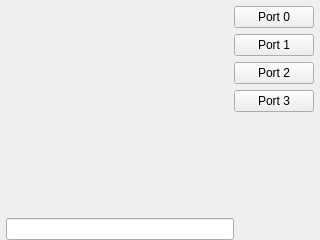
<?xml version="1.0" encoding="UTF-8"?>
<ui version="4.0">
 <class>ServosWidget</class>
 <widget class="QWidget" name="ServosWidget">
  <property name="geometry">
   <rect>
    <x>0</x>
    <y>0</y>
    <width>320</width>
    <height>240</height>
   </rect>
  </property>
  <property name="windowTitle">
   <string>Servos</string>
  </property>
  <layout class="QVBoxLayout" name="verticalLayout_4">
   <property name="spacing">
    <number>0</number>
   </property>
   <property name="leftMargin">
    <number>6</number>
   </property>
   <property name="topMargin">
    <number>6</number>
   </property>
   <property name="rightMargin">
    <number>6</number>
   </property>
   <property name="bottomMargin">
    <number>0</number>
   </property>
   <item>
    <layout class="QHBoxLayout" name="horizontalLayout" stretch="1,0">
     <property name="spacing">
      <number>0</number>
     </property>
     <item>
      <layout class="QVBoxLayout" name="verticalLayout_2">
       <property name="spacing">
        <number>0</number>
       </property>
       <item>
        <widget class="TouchDial" name="dial" native="true"/>
       </item>
       <item>
        <widget class="LineEdit" name="number"/>
       </item>
      </layout>
     </item>
     <item>
      <layout class="QVBoxLayout" name="verticalLayout">
       <property name="spacing">
        <number>6</number>
       </property>
       <item>
        <widget class="QPushButton" name="_0">
         <property name="minimumSize">
          <size>
           <width>75</width>
           <height>0</height>
          </size>
         </property>
         <property name="text">
          <string>Port 0</string>
         </property>
         <property name="icon">
          <iconset resource="../rc/icons.qrc">
           <normaloff>:/icons/bullet_blue.png</normaloff>:/icons/bullet_blue.png</iconset>
         </property>
        </widget>
       </item>
       <item>
        <widget class="QPushButton" name="_1">
         <property name="text">
          <string>Port 1</string>
         </property>
         <property name="icon">
          <iconset resource="../rc/icons.qrc">
           <normaloff>:/icons/bullet_yellow.png</normaloff>:/icons/bullet_yellow.png</iconset>
         </property>
        </widget>
       </item>
       <item>
        <widget class="QPushButton" name="_2">
         <property name="text">
          <string>Port 2</string>
         </property>
         <property name="icon">
          <iconset resource="../rc/icons.qrc">
           <normaloff>:/icons/bullet_red.png</normaloff>:/icons/bullet_red.png</iconset>
         </property>
        </widget>
       </item>
       <item>
        <widget class="QPushButton" name="_3">
         <property name="text">
          <string>Port 3</string>
         </property>
         <property name="icon">
          <iconset resource="../rc/icons.qrc">
           <normaloff>:/icons/bullet_green.png</normaloff>:/icons/bullet_green.png</iconset>
         </property>
        </widget>
       </item>
       <item>
        <spacer name="verticalSpacer">
         <property name="orientation">
          <enum>Qt::Vertical</enum>
         </property>
         <property name="sizeHint" stdset="0">
          <size>
           <width>20</width>
           <height>40</height>
          </size>
         </property>
        </spacer>
       </item>
      </layout>
     </item>
    </layout>
   </item>
  </layout>
 </widget>
 <customwidgets>
  <customwidget>
   <class>LineEdit</class>
   <extends>QLineEdit</extends>
   <header>LineEdit.h</header>
  </customwidget>
  <customwidget>
   <class>TouchDial</class>
   <extends>QWidget</extends>
   <header>TouchDial.h</header>
   <container>1</container>
  </customwidget>
 </customwidgets>
 <resources>
  <include location="../rc/icons.qrc"/>
 </resources>
 <connections/>
</ui>
